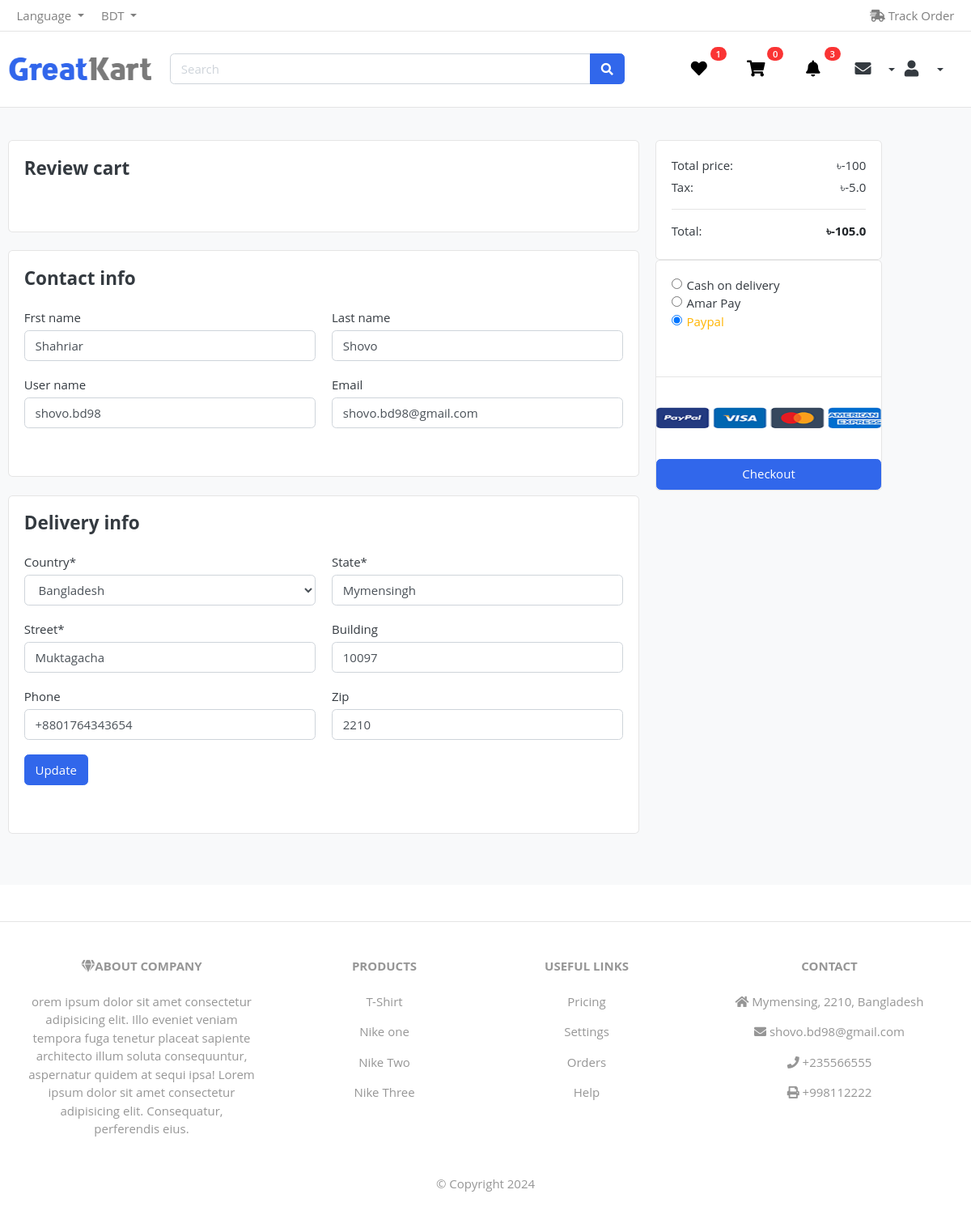
Page /cart/check_out/review_cart/ (signed in) on the earlier database version.
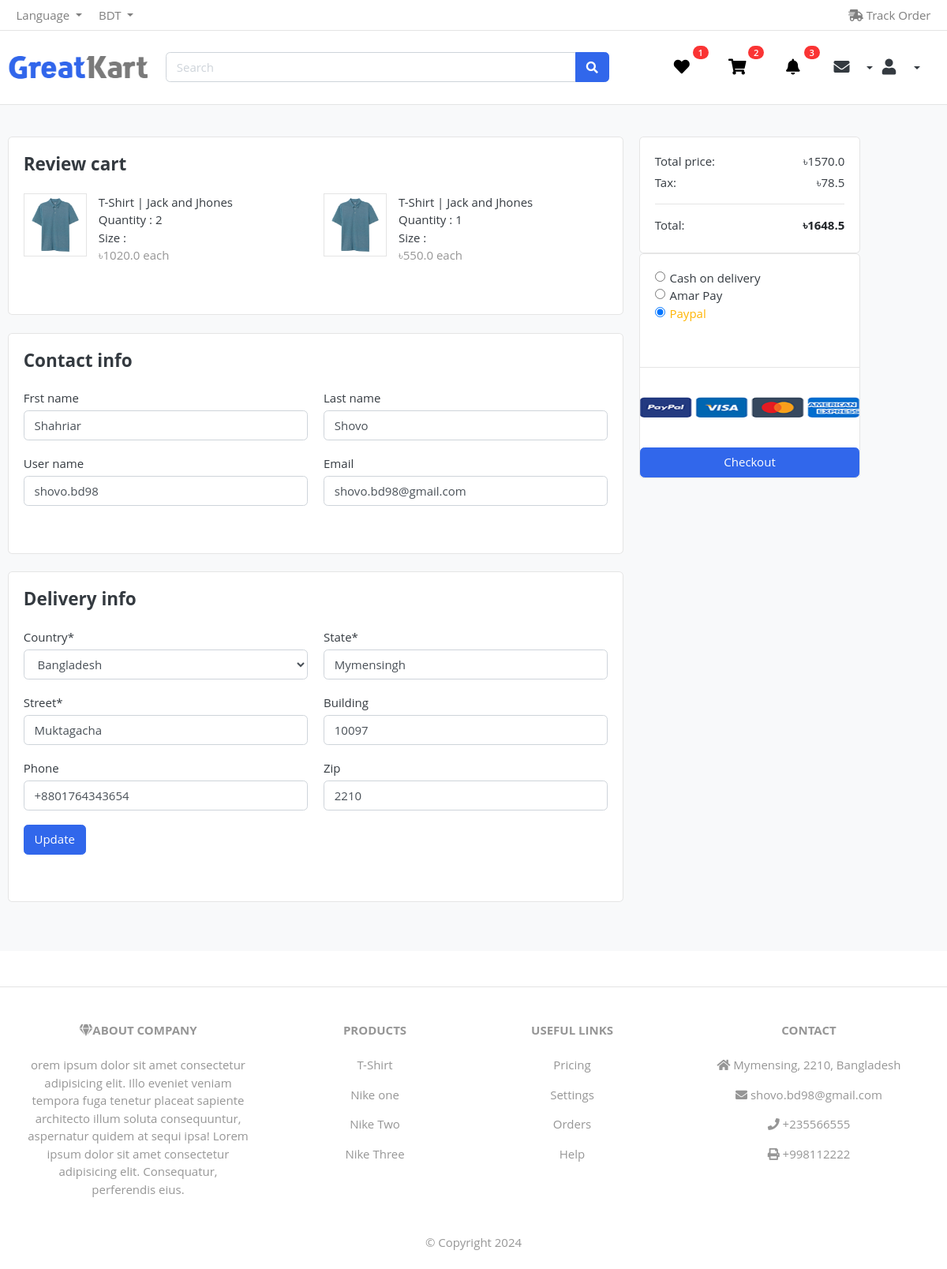
Same page on the later database version.
### user_auth/models/user.py (models this page shows, shortened)
class User(AbstractBaseUser, PermissionsMixin):
    ADMIN = 1
    CUSTOMER = 2
    MALE = 1
    FEMALE = 2
    GOOGLE_SIGNUP=1
    GITHUB_SIGNUP=2
    FACEBOOK_SIGNUP=3
    SITE_SIGNUP =4
    ROLE_CHOOSED    =   ((ADMIN, 'admin'),(CUSTOMER, 'customer'),)
    GENDER_CHOOSED  =   ((MALE, 'male'),(FEMALE, 'female'))
    SIGNUP_PLATFORM =   ((GOOGLE_SIGNUP,'Login from Google'),(GITHUB_SIGNUP, 'Login from Github'),(FACEBOOK_SIGNUP,'Login from Facebook'),(SITE_SIGNUP,'Login'),)
    first_name      =   models.CharField(max_length=50, null=True, blank=True)
    last_name       =   models.CharField(max_length=50, null=True, blank=True)
    username        =   models.CharField(max_length=50, unique=True)
    email           =   models.EmailField(max_length=100, unique=True)
    role            =   models.PositiveSmallIntegerField(choices=ROLE_CHOOSED,
                                                                              blank=True, null=True)
    gender_choosed  =   models.PositiveSmallIntegerField(choices=GENDER_CHOOSED,
                                                                              blank=True, null=True)
    sign_up_platform=   models.PositiveSmallIntegerField(choices=SIGNUP_PLATFORM,
                                                                              blank=True, null=True)
    date_joined     =   models.DateTimeField(auto_now_add=True)
    last_login      =   models.DateTimeField(auto_now_add=True)
    created_date    =   models.DateTimeField(auto_now_add=True)
    modify_date     =   models.DateTimeField(auto_now=True)
    is_admin        =   models.BooleanField(default=False)
    is_staff        =   models.BooleanField(default=False)
    is_active       =   models.BooleanField(default=False)
    is_superuser    =   models.BooleanField(default=False)
    USERNAME_FIELD  =   'email'
    objects         =  UserManager()
    def __str__(self) -> str:
        return self.email

### cart/models/cart.py (models this page shows, shortened)
class Cart (models.Model):
    user = models.ForeignKey(settings.AUTH_USER_MODEL, on_delete=models.CASCADE, related_name="cart", null=True, blank=True)
    is_paid = models.BooleanField(default=False)
    coupon = models.ForeignKey(Coupon_Code, on_delete=models.SET_NULL, null=True, blank=True)
    def get_cart_total(self):
        cart_items= self.cart_item.all()
        final_total = sum((item.product.product_price + item.product_Size_variant.price) * item.quantity
                   if item.product_Size_variant else item.product.product_price  * item.quantity
                    for item in cart_items)
        print("Final ---------------------------------------------",final_total)
        if self.coupon:
             return final_total - self.coupon.discount
        return final_total
    def get_tax(self):
        total_tax= self.get_cart_total() * float(5/100)
        return total_tax
    def get_fully_total(self):
        final_total = self.get_cart_total()
        tax = self.get_tax()
        total_final = final_total + tax
        return total_final

### products/models/products_model.py (models this page shows, shortened)
class Coupon_Code(models.Model):
    code = models.CharField(max_length=15, unique=True)
    discount = models.IntegerField(default=100)
    minimum_amount = models.IntegerField(default=500)
    is_expired_coupon_code = models.BooleanField(default=False)
    class Meta:
        verbose_name = "Coupon Code"

class Products(models.Model):
    in_stock=1
    out_of_stock=2
    free=1
    not_free=2
    available = ((in_stock,'In Stoke') , (out_of_stock,'Out of Stock'))
    shipping_fee= ((free,'Free') , (not_free,'Not Free'))
    product_name = models.CharField(max_length=50)
    product_image = models.ImageField(upload_to='products')
    product_price = models.FloatField()
    product_old_price = models.FloatField()
    product_discription = models.TextField()
    model = models.CharField(max_length=50, blank=True, null=True)
    product_brand = models.ForeignKey(Product_Brand, on_delete=models.CASCADE, related_name='product_prand')
    product_category = models.ForeignKey(Product_Categories, on_delete=models.CASCADE, related_name='category')
    product_delivery_country = models.ManyToManyField(Product_Delivery_Country,  null=True, blank=True)
    product_size = models.ManyToManyField(Product_Size_variant,  null=True, blank=True)
    product_color = models.ManyToManyField(Product_Color_Variant,  null=True, blank=True)
    available_choose = models.PositiveSmallIntegerField(choices=available,blank=True, null=True)
    shipping_fee = models.PositiveSmallIntegerField(choices=shipping_fee,blank=True, null=True)
    def __str__(self) -> str:
        return self.product_name

### cart/models/cart_item.py (models this page shows, shortened)
class Cart_Item(models.Model):
    cart = models.ForeignKey(Cart, on_delete=models.CASCADE, related_name='cart_item')
    product = models.ForeignKey(Products, on_delete=models.SET_NULL, null=True, blank=True)
    product_Size_variant = models.ForeignKey(Product_Size_variant, on_delete=models.SET_NULL, blank=True, null=True)
    quantity = models.IntegerField(default=1)
    def get_product_price(self):
        price = [self.product.product_price]
        if self.product_Size_variant:
            size_variant_price = self.product_Size_variant.price
            price.append(size_variant_price )
        return sum(price) * self.quantity

### product_categories/models/product_brand.py (models this page shows)
class Product_Brand(models.Model):
    brand_name = models.CharField(max_length=30)
    brand_created = models.DateTimeField(auto_now=True)
    brand_updated = models.DateTimeField(auto_now_add=True)
    def __str__(self) -> str:
        return self.brand_name

### products/models/product_variation/size_variant.py (models this page shows, shortened)
class Product_Size_variant(models.Model):
    size_name = models.CharField(max_length=50)
    price = models.FloatField()

### orders/views/initial_order.py (the view, shortened to what this page needs)
# urls.py: path('review_cart/', initial_order, name='initial_order'),
def initial_order(request):
    item_in_carts = Cart_Item.objects.filter(cart__user=request.user, cart__is_paid=False)
    cart_object = Cart.objects.get(user=request.user, is_paid=False)
    user = User.objects.filter(email=request.user)[0]
    user_address = User_Address.objects.get(user=user)
    context={
        'item_in_carts' : item_in_carts,
        'cart_object' : cart_object,
        'user_address':user_address,
        }
    return render(request, 'orders/initial_order.html',context)

### templates/orders/initial_order.html
{% if user.is_authenticated %}
    {% include "orders/cart_review_auth_user.html" %}
{% else %}
    {% include "orders/cart_review_guest_user.html" %}
{% endif %}

### templates/orders/cart_review_auth_user.html (shortened to what the changed rows need)
{% extends 'base/base.html' %}
{% load static %}
{% block headers %}
{% include 'include/main_include_file.html' %}
{% endblock headers %}
{% block body %}
    <section class="section-content padding-y bg">
    <div class="container">
    <div class="row">
            <main class="col-md-8">
    <article class="card mb-4">
    <div class="card-body">
        <div class="row">
            {% for items in item_in_carts %}
            <div class="col-md-6">
                <figure class="itemside  mb-4">
                    <div class="aside"><img src="{{items.product.product_image.url}}" class="border img-sm"></div>
                    <figcaption class="info">
                        <p>{{items.product.product_name}} | {{items.product.product_brand}} </p>
                        <p>Quantity : {{items.quantity}} </p>
                        <p>Size : {{request.session.size}} </p>
                        <span class="text-muted">&#2547;{{items.get_product_price}} each</span>
                    </figcaption>
                </figure>
            </div>
            {% endfor %}
        </div>
    </div>
    </article>
    {% if user.sign_up_platform == 4 %}
<article class="card mb-4">
    <div class="card-body">
        <h4 class="card-title mb-4">Contact info</h4>
        <form  method="POST" action="{% url 'initial_order' %}">
            <div class="row">
                <div class="form-group col-sm-6">
                    <label>Frst name</label>
                    <input type="text" name='first_name' value="{{user.first_name}}" class="form-control" >
                </div>
                <div class="form-group col-sm-6">
                    <label>Last name</label>
                    <input type="text" name='last_name' value="{{user.last_name}}" class="form-control">
                </div>
                <div class="form-group col-sm-6">
                    <label>User name</label>
                    <input type="text" name='username' value="{{user.username}}" class="form-control">
                </div>
                <div class="form-group col-sm-6">
                    <label>Email</label>
                    <input type="email" name='email' value="{{user.email}}" class="form-control">
                </div>
            </div>
    </div>
    </article>
    <article class="card mb-4">
        <div class="card-body">
            <h4 class="card-title mb-4">Delivery info</h4>
                <div class="row">
                        <div class="form-group col-sm-6">
                            <label>Country*</label>
                            <select name="country" class="form-control">
                                <option value="1">Bangladesh</option>
                            </select>
                        </div>
                        <div class="form-group col-sm-6">
                            <label>State*</label>
                            <input type="text"  name='state' value="{{user_address.state}}" class="form-control">
                        </div>
                        <div class="form-group col-sm-6">
                            <label>Street*</label>
                            <input type="text" name='street' value="{{user_address.street}}" class="form-control">
                        </div>
                        <div class="form-group col-sm-6">
                            <label>Building</label>
                            <input type="text" name='building' value="{{user_address.house_number}}" class="form-control">
                        </div>
                        <div class="form-group col-sm-6">
                            <label>Phone</label>
                            <input type="text" name='phone' value="{{user_address.phone}}" class="form-control">
                        </div>
                        <div class="form-group col-sm-6">
                            <label>Zip</label>
                            <input type="text" name='zip' value="{{user_address.zipcode}}" class="form-control">
                        </div>
                        <div class="form-group col-sm-4">
                            <button type="submit" class="btn btn-primary "> Update  </button>
                        </div>
                </div>
        </div>
        </article>
    {% endif %}
</main>
<aside class="col-lg-3">
    <div class="card">
<div class="card-body">
    <dl class="dlist-align">
      <dt>Total price:</dt>
      <dd class="text-right">&#2547;{{cart_object.get_cart_total}}</dd>
    </dl>
    <dl class="dlist-align">
      <dt>Tax:</dt>
      <dd class="text-right"> &#2547;{{cart_object.get_tax}}</dd>
    </dl>
    <p class="text-center mb-3">
        <dl class="dlist-align">
            <dd class="text-right text-dark b"><strong>&#2547;{{cart_object.get_fully_total}}</strong></dd>
          </dl>
    </p>
</div>
</div>
     </div>
</div>
    </section>
    {% include "include/footer.html" %}
{% endblock body %}

### templates/include/user_loged_header.html (shortened to what this page needs)
{% load static %}
{% load cart_tag %}
<section class="header-main border-bottom">
    <div class="container">
        <div class="row align-items-center">
            <div class="col-lg-2 col-md-3 col-6">
                <a href="{% url 'index' %}" class="brand-wrap">
                    <img class="logo" src="{% static 'images/logo.png' %}">
                </a>
            </div>
            <div class="col-lg-7 col-md-6 col-6">
                <form action="#" class="search">
                    <div class="input-group">
                        <input type="text" class="form-control" style="max-width: 520px;" placeholder="Search">
                        <div class="input-group-append">
                            <button class="btn btn-primary" type="submit"><i class="fa fa-search"></i></button>
                        </div>
                    </div>
                </form>
            </div>
            <div class="col-lg-3 col-md-3 col-6">
                <div class="d-flex justify-content-end align-items-center">
                    <a href="{% url 'view_wish_list' %}" class="widget-header pl-3 ml-2">
                        <div class="icon icon-sm"><i class="fa fa-heart" style="color: black;"></i>
						</div>
                        <span class="badge badge-pill badge-danger notify">{{ request.user|wish_list_total }}</span>
                    </a>
                    <a href="{% url 'cart_view' %}" class="widget-header pl-3 ml-2">
                        <div class="icon icon-sm"><i class="fa fa-shopping-cart" style="color: black;"></i></div>
                        <span class="badge badge-pill badge-danger notify">{{ request.user|cart_total }}</span>
                    </a>
					<div class="dropdown">
						<a href="" class="widget-header pl-3 ml-2" class="btn btn-transparent dropdown-toggle" type="button" id="userDropdown" data-toggle="dropdown" aria-haspopup="true" aria-expanded="false">
							<div class="icon icon-sm"><i class="fa fa-bell" style="color: black;"></i></div>
							<span class="badge badge-pill badge-danger notify">{{all_notification|length}}</span>
						</a>
					</div>
                    <div class="dropdown">
                        <button class="btn btn-transparent dropdown-toggle" type="button" id="messageDropdown" data-toggle="dropdown" aria-haspopup="true" aria-expanded="false">
                            <div class="icon icon-sm"><i class="fa fa-envelope"></i></div>
                        </button>
                    </div>
					<div class="col-lg-3 col-md-3 col-6">
						<div class="d-flex justify-content-end align-items-center">
							<div class="dropdown">
								<button class="btn btn-transparent dropdown-toggle" type="button" id="userDropdown" data-toggle="dropdown" aria-haspopup="true" aria-expanded="false">
									<div class="icon icon-sm"><i class="fa fa-user"></i></div>
								</button>
							</div>
						</div>
					</div>
                </div>
            </div>
        </div>
    </div>
</section>
</body>

### templates/include/footer.html
<footer class="text-center text-lg-start bg-body-tertiary text-muted">
	<section class="d-flex justify-content-center justify-content-lg-between p-4 border-bottom">
	</section>
	<section class="">
	  <div class="container text-center text-md-start mt-5">
		<div class="row mt-3">
		  <div class="col-md-3 col-lg-4 col-xl-3 mx-auto mb-4">
			<h6 class="text-uppercase fw-bold mb-4">
			  <i class="fas fa-gem me-3"></i>About Company
			</h6>
			<p>
			 {{get_contact.company_about}}
			</p>
		  </div>
		  <div class="col-md-2 col-lg-2 col-xl-2 mx-auto mb-4">
			<h6 class="text-uppercase fw-bold mb-4">
			  Products
			</h6>
			{% for products in get_product %}
			<p>
			  <a href="#!" class="text-reset">{{products}}</a>
			</p>
			{% endfor %}
		  </div>
		  <div class="col-md-3 col-lg-2 col-xl-2 mx-auto mb-4">
			<h6 class="text-uppercase fw-bold mb-4">
			  Useful links
			</h6>
			<p>
			  <a href="#!" class="text-reset">Pricing</a>
			</p>
			<p>
			  <a href="#!" class="text-reset">Settings</a>
			</p>
			<p>
			  <a href="#!" class="text-reset">Orders</a>
			</p>
			<p>
			  <a href="#!" class="text-reset">Help</a>
			</p>
		  </div>
		  <div class="col-md-4 col-lg-3 col-xl-3 mx-auto mb-md-0 mb-4">
			<h6 class="text-uppercase fw-bold mb-4">Contact</h6>
			<p><i class="fas fa-home me-3"></i> {{get_contact.city_name}}, {{get_contact.city_post_code}}, {{get_contact.country_name}}</p>
			<p>
			  <i class="fas fa-envelope me-3"></i>
			  {{get_contact.email}}
			</p>
			<p><i class="fas fa-phone me-3"></i> {{get_contact.phone}}</p>
			<p><i class="fas fa-print me-3"></i> {{get_contact.telephone}}</p>
		  </div>
		</div>
	  </div>
	</section>
	<div class="text-center p-4" style="">
	  ©  Copyright {% now 'Y' %}
	</div>
  </footer>

Differences in the rows shown:
changed User "Shahriar": user|cart_total "0" → "2"
added Cart_Item: product.product_image (picture), product.product_name "T-Shirt", product.product_brand "Jack and Jhones", quantity "2", get_product_price "1020.0"
added Cart_Item: product.product_image (picture), product.product_name "T-Shirt", product.product_brand "Jack and Jhones", quantity "1", get_product_price "550.0"
changed Cart: get_cart_total "-100" → "1570.0"; get_tax "-5.0" → "78.5"; get_fully_total "-105.0" → "1648.5"
